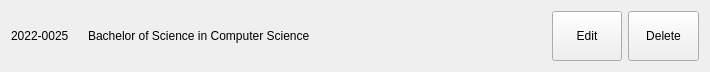
<?xml version="1.0" encoding="UTF-8"?>
<ui version="4.0">
 <class>Form</class>
 <widget class="QWidget" name="Form">
  <property name="geometry">
   <rect>
    <x>0</x>
    <y>0</y>
    <width>710</width>
    <height>72</height>
   </rect>
  </property>
  <property name="windowTitle">
   <string>Form</string>
  </property>
  <layout class="QGridLayout" name="gridLayout">
   <item row="0" column="1">
    <layout class="QHBoxLayout" name="horizontalLayout" stretch="2,13,2,2">
     <item>
      <widget class="QLabel" name="lbl_idNum">
       <property name="text">
        <string>2022-0025</string>
       </property>
      </widget>
     </item>
     <item>
      <widget class="QLabel" name="lbl_fullName">
       <property name="text">
        <string>Bachelor of Science in Computer Science</string>
       </property>
      </widget>
     </item>
     <item>
      <widget class="QPushButton" name="btn_edit">
       <property name="sizePolicy">
        <sizepolicy hsizetype="Ignored" vsizetype="Minimum">
         <horstretch>2</horstretch>
         <verstretch>0</verstretch>
        </sizepolicy>
       </property>
       <property name="text">
        <string>Edit</string>
       </property>
      </widget>
     </item>
     <item>
      <widget class="QPushButton" name="btn_delete">
       <property name="sizePolicy">
        <sizepolicy hsizetype="Ignored" vsizetype="Minimum">
         <horstretch>0</horstretch>
         <verstretch>0</verstretch>
        </sizepolicy>
       </property>
       <property name="text">
        <string>Delete</string>
       </property>
      </widget>
     </item>
    </layout>
   </item>
  </layout>
 </widget>
 <resources/>
 <connections/>
</ui>
